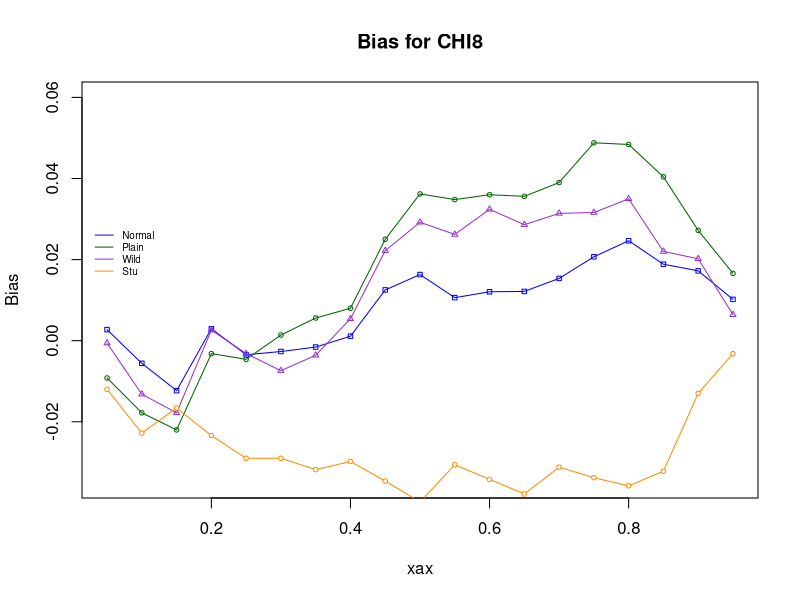
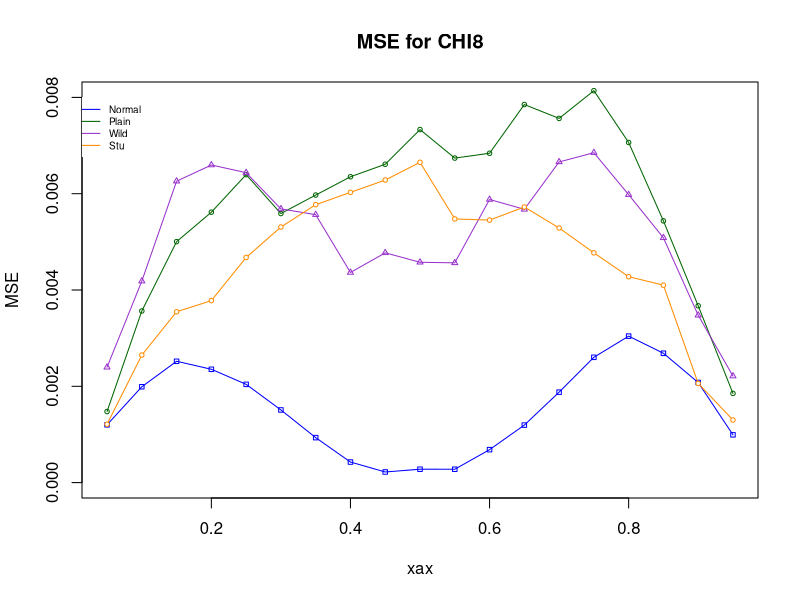

Write R code to recreate these figures, in order.

### LAB 19 & 20: BOOTSTRAPPING
#
### Quantiles for Chi sample
#
q.chi8<-function(ns, nq)
{
  df <- double(nq)
  for(k in 1:nq) {
    s <- rchisq(ns, 8)
    df[k] <- mean(s) - 8
  }
  return(quantile(df, 1:19/20))
}
#
### Studentized quantiles
#
qstu.chi8<-function(ns, nq)
{
  dfs <- double(nq)
  for(k in 1:nq) {
    s <- rchisq(ns, 8)
    dfs[k] <- (mean(s) - 8)/(sqrt(var(s)/ns))
  }
  return(quantile(dfs, 1:19/20))
}


#
###############################################################
# Bootstraps Using Monte Carlo to Estimate Bias and MSE
### CHI8 ###
#
bs.p.chi8<-function(ns, nr, nb, uu)
{
  s <- double(ns)	# S
  ss <- double(ns)	# S*
  pp <- matrix(double(nb * 19), nrow = nb)	# obs'd pk(S) across S's
  for(i in 1:nb) {
    s <- rchisq(ns, 8)	# get S  
    ms <- mean(s)	      # M^
    fr <- rep(0, 19)	  # place for frequencies, replicates 0 19-times.     
    for(j in 1:nr) {
      ss <- sample(s, ns, rep = T)	# get S*
      dm <- mean(ss) - ms	          # get M* - M^
      fr <- fr + (dm < uu)	        # frequencies : WHY WORK?
    }
    pp[i,  ] <- fr/nr	              # pk(S), k = 1:19
  }
  err <- t(pp) - 1:19/20	          # pk(S) - k/20, k = 1:19 
  bias <- apply(err, 1, mean)
  mse <- apply(err^2, 1, mean)
  cbind(bias, mse)
}
#
###############################################################
### NORMAL APPROX ###
#
bs.na.chi8<-function(ns, nb, uu)
{
  s <- double(ns)
  pp <- matrix(double(nb * 19), nrow = nb)
  for(i in 1:nb) {
    s <- rchisq(ns, 8)  # then use "rexp" 
    sd <- sqrt(var(s)/ns)
    pp[i,  ] <- pnorm(uu/sd)
  }
  err <- t(pp) - 1:19/20
  bias <- apply(err, 1, mean)
  mse <- apply(err^2, 1, mean)
  cbind(bias, mse)
}
#
###############################################################
# pch=0,square
# pch=1,circle
# pch=2,triangle point up
# pch=3,plus
# pch=4,cross
# pch=5,diamond
# pch=6,triangle point down
# pch=7,square cross
# pch=8,star
# pch=9,diamond plus
# pch=10,circle plus
# pch=11,triangles up and down
# pch=12,square plus
# pch=13,circle cross
# pch=14,square and triangle down
# pch=15, filled square blue
# pch=16, filled circle blue
# pch=17, filled triangle point up blue
# pch=18, filled diamond blue
# pch=19,solid circle blue
# pch=20,bullet (smaller circle)
# pch=21, filled circle red
# pch=22, filled square red
# pch=23, filled diamond red
# pch=24, filled triangle point up red
# pch=25, filled triangle point do(wn red
###############################################################
### LAB 20 #####
#
###  [A]  #### STUDENT BOOTSTRAP ###
#
bs.s.chi8<-function(ns, nr, nb, uu)
{
  s <- double(ns)					  # S
  ss <- double(ns)					# S*
  pp <- matrix(double(nb * 19), nrow = nb)	 # obs'd pk(S) across S's
  for(i in 1:nb) {
    s <- rchisq(ns, 8)			# get S  
    ms <- mean(s)				    # M^
    fr <- rep(0, 19)				# place for frequencies       
    for(j in 1:nr) {
      ss <- sample(s, ns, rep = T)	# get S*
      sd <- sqrt(var(ss)/ns)		    # get sd*
      dm <- (mean(ss) - ms)/sd	    # stu diff in mean
      fr <- fr + (dm < uu)		      # frequencies
    }
    pp[i,  ] <- fr/nr				    # pk(S), k = 1:19
  }
  err <- t(pp) - 1:19/20				# pk(S) - k/20, k = 1:19 
  bias <- apply(err, 1, mean)   # mean of the columns of err
  mse <- apply(err^2, 1, mean)
  cbind(bias, mse)
}

###############################################################
###  [B]  #### WILD BOOTSTRAP ###
#
bs.w.chi8<-function(ns, nr, nb, uu)
{
  s <- double(ns)	# S
  ss <- double(ns)	# S*
  pp <- matrix(double(nb * 19), nrow = nb)	 # obs'd pk(S) across S's
  for(i in 1:nb) {
    s <- rchisq(ns, 8)	# get S  
    ms <- mean(s)	# M^
    fr <- rep(0, 19)	# place for frequencies       
    for(j in 1:nr) {
      ak <- rpois(ns,1)
      cak <- ak-mean(ak)		# TRICK 2
      dm <- mean(cak*s)	# TRICK 2 :MW
      fr <- fr + (dm < uu)	# freq
    }
    pp[i,  ] <- fr/nr	# pk(S), k = 1:19
  }
  err <- t(pp) - 1:19/20	# pk(S) - k/20, k = 1:19 
  bias <- apply(err, 1, mean)
  mse <- apply(err^2, 1, mean)
  cbind(bias, mse)
}

###############################################################
###  [C]  #### WILD STUDENTIZED BOOTSTRAP ###
#

# bsws <- bs.ws.chi8(20,50,100,uks.8)

###############################################################
### PLOTS ###
#
uk.8 <- q.chi8(20,1000)
uks.8 <- qstu.chi8(20,1000)

bsna8 <- bs.na.chi8(20,100,uk.8)      # Normal approx
bsp8 <- bs.p.chi8(20,50,100,uk.8)     # Plain BS
bss8 <- bs.s.chi8(20,50,100,uks.8)    # Studentized BS
bsw8 <- bs.w.chi8(20,50,100,uk.8)     # Wild BS
#bsws <- bs.ws.chi8(20,50,100,uks.8)   # Studentized Wild BS

xax<-1:19/20
plot(xax,bsna8[,1], type="o", pch=0, bg=par("bg"), col = "blue",ylim=c(-0.035,0.06),ylab="Bias", cex=.6, main='Bias for CHI8')
lines(xax,bsp8[,1], type="o", pch=1, bg=par("bg"), col = "darkgreen",cex=.6)
lines(xax,bsw8[,1], type="o", pch=2, bg=par("bg"), col = "darkorchid", cex=.6)
lines(xax,bss8[,1], type="o", pch=21, bg=par("bg"), col = "darkorange", cex=.6)
# lines(xax,bsws[,1], type="o", pch=23, bg=par("bg"), col = "red", cex=.6)
legend(0.02, .029, legend=c("Normal","Plain","Wild","Stu"),
       col=c("blue", "darkgreen","darkorchid","darkorange"), 
       lty=1, cex=0.6,text.font=1,box.lty=0)

#### EXPECTED SQUARE ERROR ##########
#
xax<-1:19/20
plot(xax,bsna8[,2], type="o", pch=0, bg=par("bg"), col = "blue",ylim=c(0,0.008),ylab="MSE", cex=.6, main='MSE for CHI8')
lines(xax,bsp8[,2], type="o", pch=1, bg=par("bg"), col = "darkgreen",cex=.6)
lines(xax,bsw8[,2], type="o", pch=2, bg=par("bg"), col = "darkorchid", cex=.6)
lines(xax,bss8[,2], type="o", pch=21, bg=par("bg"), col = "darkorange", cex=.6)
#lines(xax,bsws[,2], type="o", pch=23, bg=par("bg"), col = "red", cex=.6)
legend(0.001, .008, legend=c("Normal","Plain","Wild","Stu"),
       col=c("blue", "darkgreen","darkorchid","darkorange"), 
       lty=1, cex=0.6,text.font=1,box.lty=0)
  